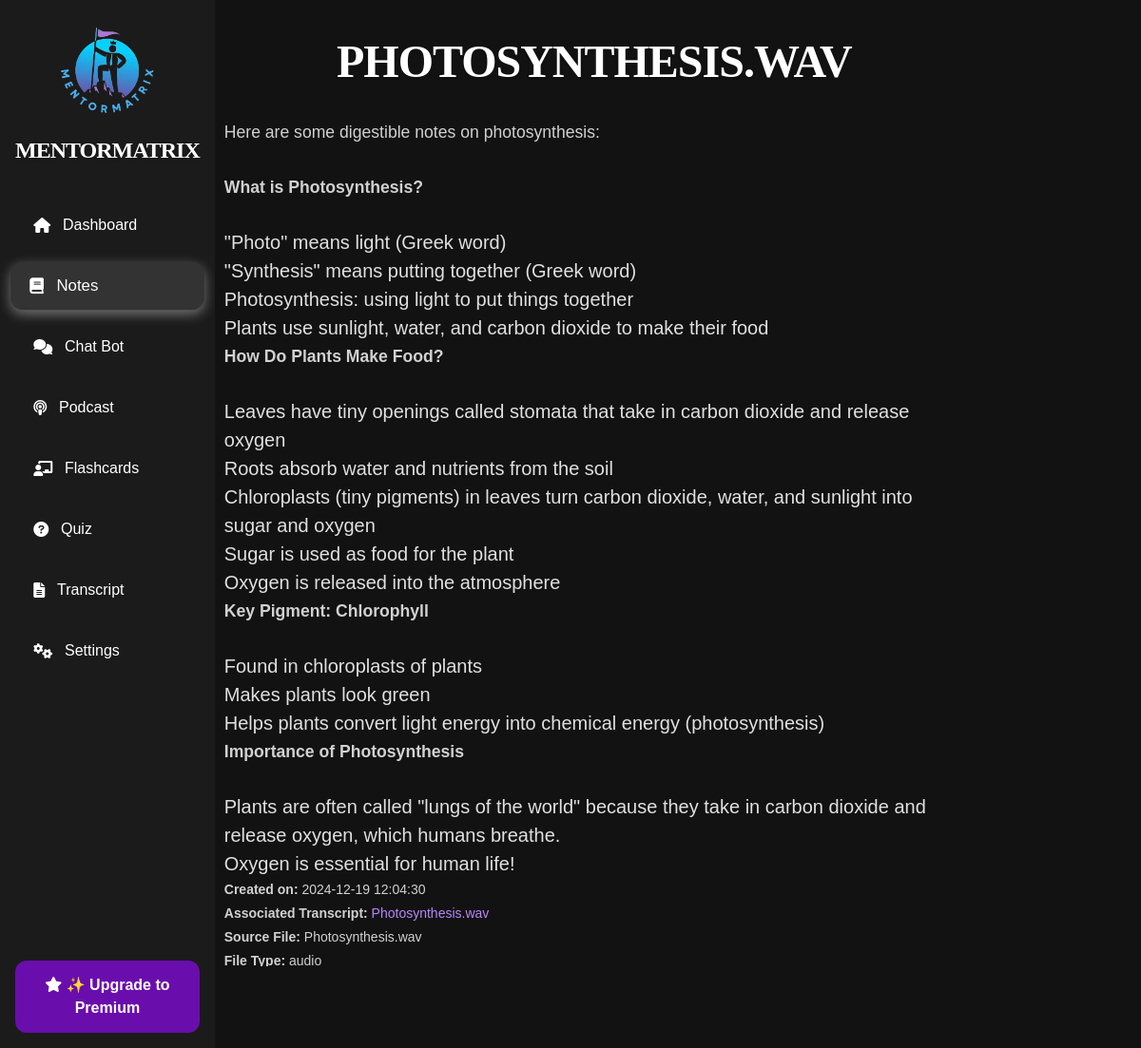
The page /notes/3 on the database its author committed.
### tables this page shows
CREATE TABLE notes (
                    id INTEGER PRIMARY KEY AUTOINCREMENT,
                    transcript_id INTEGER,
                    title TEXT NOT NULL,
                    content TEXT NOT NULL,
                    created_at DATETIME DEFAULT CURRENT_TIMESTAMP,
                    updated_at DATETIME DEFAULT CURRENT_TIMESTAMP,
                    FOREIGN KEY (transcript_id) REFERENCES transcripts(id) ON DELETE CASCADE);

CREATE TABLE transcripts (
                    id INTEGER PRIMARY KEY AUTOINCREMENT,
                    title TEXT NOT NULL,
                    content TEXT NOT NULL,
                    created_at DATETIME DEFAULT CURRENT_TIMESTAMP,
                    updated_at DATETIME DEFAULT CURRENT_TIMESTAMP);

CREATE TABLE files (
                    id INTEGER PRIMARY KEY AUTOINCREMENT,
                    transcript_id INTEGER NOT NULL,
                    file_type TEXT CHECK(file_type IN ('audio', 'youtube', 'pdf')) NOT NULL,
                    name TEXT NOT NULL,
                    metadata TEXT,
                    uploaded_at DATETIME DEFAULT CURRENT_TIMESTAMP,
                    FOREIGN KEY (transcript_id) REFERENCES transcripts(id) ON DELETE CASCADE);

### routes/notes.py (the view)
@notes_blueprint.route('/notes/<int:note_id>')
def view_note(note_id):
    result = db.execute('''
        SELECT
            notes.title AS note_title,
            notes.content AS note_content,
            notes.created_at,
            files.name AS file_name,
            files.file_type,
            files.metadata,
            transcripts.title AS transcript_title
        FROM notes
        LEFT JOIN files ON notes.transcript_id = files.transcript_id
        LEFT JOIN transcripts ON notes.transcript_id = transcripts.id
        WHERE notes.id = ?
    ''', note_id)
    note = result[0] if result else None
    if not note:
        flash("Note not found.", "error")
        return redirect(url_for('notes.notes'))
    note['note_content'] = markdown.markdown(note['note_content'])
    return render_template('view_note.html', current_route='notes', note=note)

### templates/view_note.html (shortened to what this page needs)
{% extends "layout.html" %}
{% block other_head_stuff %}
    <link rel="stylesheet" href="{{ url_for('static', filename='css/view_note.css') }}">
{% endblock %}
{% block content %}
<div class="container">
    <div class="main-content">
        <h1>{{ note.note_title }}</h1>
        <div id="note">{{ note.note_content | safe }}</div>
        <p id="note_created_at"><strong>Created on:</strong> {{ note.created_at }}</p>
        {% if note.transcript_title %}
            <p id="note_transcript"><strong>Associated Transcript:</strong>
            <a href="{{ url_for('dashboard.dashboard') }}">{{ note.transcript_title }}</a></p>
        {% endif %}
        {% if note.file_name %}
            <p id="note_source_file"><strong>Source File:</strong> {{ note.file_name }}</p>
            {% if note.file_type %}
                <p id="notes_file_type"><strong>File Type:</strong> {{ note.file_type }}</p>
            {% endif %}
        {% endif %}
        <a href="{{ url_for('notes.notes') }}" class="premium-button">Back to Notes</a>
    </div>
</div>
{% endblock %}

### static/css/base.css (style rules this page uses)
* { margin: 0; padding: 0; box-sizing: border-box; }
:root { --font-family: 'Arial', sans-serif; --background-color: #121212; --text-color: #e0e0e0; --primary-purple: #6a0dad; --hover-purple: #5c0ab8; --active-purple: #4b0997; --hover-bg-color: #333333; --active-bg-color: #333333; --white: #ffffff; --soft-text-shadow: 0 1px 3px rgba(0, 0, 0, 0.2); }
body { font-family: var(--font-family); background-color: var(--background-color); color: var(--text-color); }
.container { display: flex; min-height: 100vh; }
.premium-button { background-color: var(--primary-purple);; color: var(--white); font-size: 1rem; font-weight: 600; padding: 0.75rem 1.5rem; text-align: center; border-radius: 12px; border: 2px solid #6a0dad; cursor: pointer; margin-top: 1rem; display: inline-block; transition: all 0.3s ease-in-out; }
button, .premium-button { transition: all 0.3s ease; }
h1, h2, h3 { color: #ffffff; font-weight: 600; letter-spacing: -0.5px; text-transform: uppercase; font-family: montserrat, serif; line-height: 1.2; }
h1, h2, h3 { text-shadow: var(--soft-text-shadow); }
h1 { font-size: 3rem; letter-spacing: -1px; }
p { color: #d1d1d1; font-family: 'Century Gothic', sans-serif; line-height: 1.8; font-size: 1.1rem; margin-bottom: 1.5em; }
.main-content { flex-grow: 1; padding: 2rem; position: relative; }
a { color: #bb86fc; text-decoration: none; font-weight: 500; transition: color 0.3s ease-in-out, text-decoration 0.3s ease-in-out; }

### static/css/view_note.css (style rules this page uses)
h1 { text-align: center; margin: 10px 30px 30px; align-self: center; }
#note { font-size: 1.25rem; }
#note_transcript, #note_source_file, #notes_file_type, #note_created_at { font-size: 0.875rem; margin-bottom: 0; }
.main-content { padding: 5px; }

### rows shown on the page
notes: note_title "PHOTOSYNTHESIS.WAV", note_content "Here are some digestible notes on photosynthesis: What is Photosynthesis? \"Photo\" means light (Greek word) \"Synthesis\" means putting together (Greek word) Photosynthesis: using light to put things together Plants use sunlight, water, and carbon dioxide to make their food How Do Plants Make Food? Leaves have tiny openings called stomata that take in carbon dioxide and release oxygen Roots absorb water and nutrients from the soil Chloroplasts (tiny pigments) in leaves turn carbon dioxide, water, and sunlight into sugar and oxygen Sugar is used as food for the plant Oxygen is released into the atmosphere Key Pigment: Chlorophyll Found in chloroplasts of plants Makes plants look green Helps…", created_at "2024-12-19 12:04:30"
transcripts: transcript_title "Photosynthesis.wav"
files: file_name "Photosynthesis.wav", file_type "audio"
